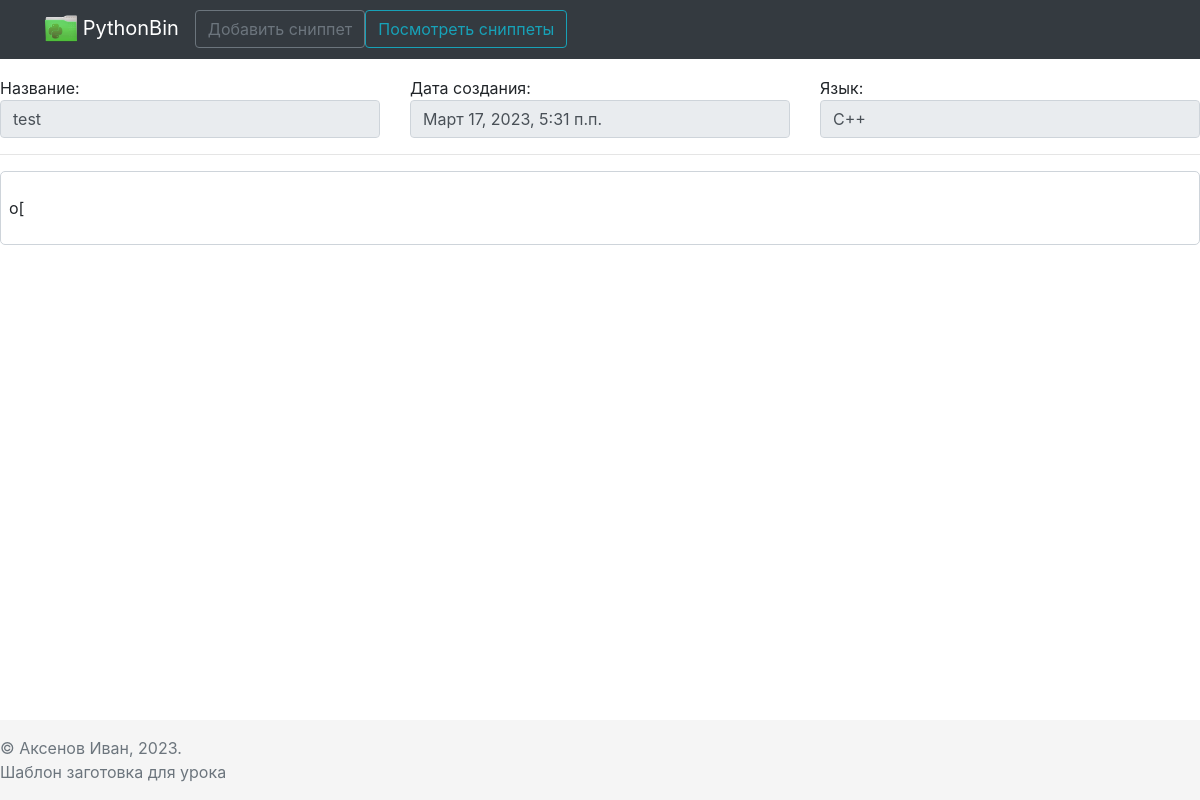
Before: /snippets/6/ with the older database file.
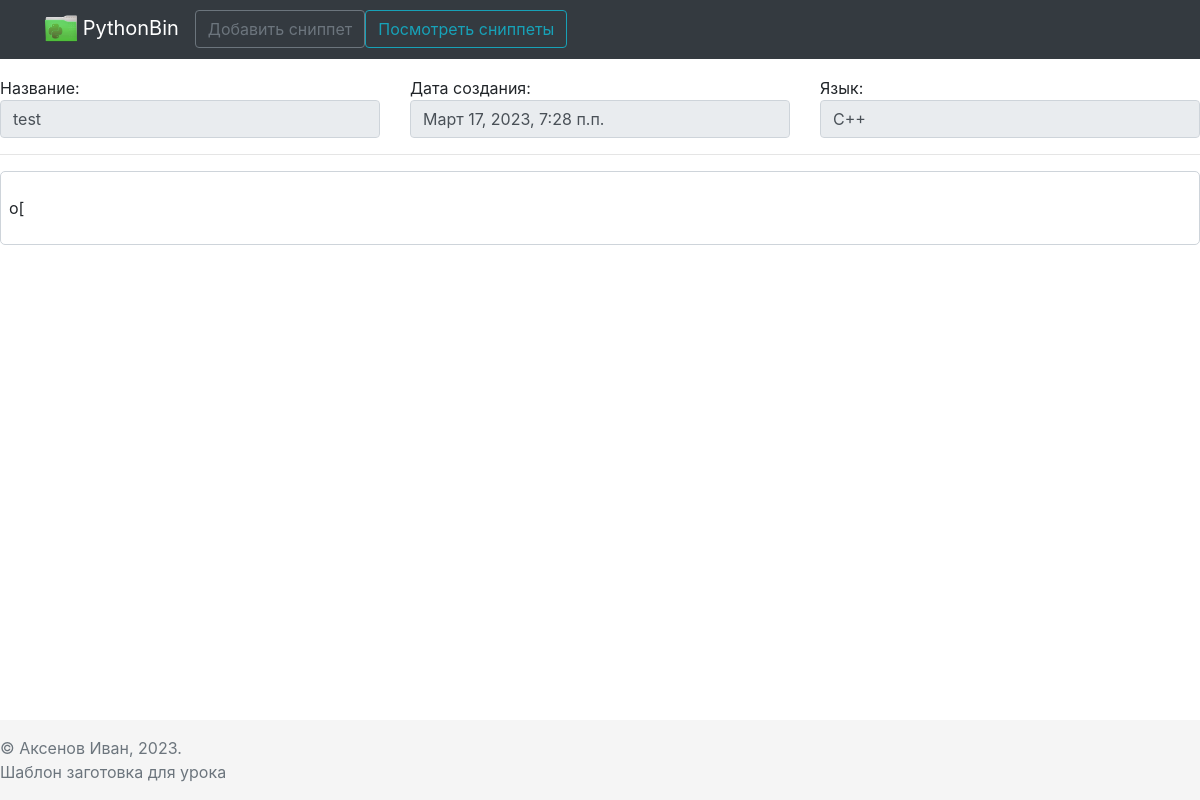
After: the same page with the newer database file.
### MainApp/models.py (models this page shows)
class Snippet(models.Model):
    name = models.CharField(max_length=100)
    language = models.CharField(max_length=30,choices=choices)
    code = models.TextField(max_length=500000)
    creation_date = models.DateTimeField(auto_now=True)
    public = models.BooleanField(default=True)
    author = models.IntegerField()

### MainApp/views.py (the view)
# urls.py: path('snippets/<int:id>/', views.view_snippet_page, name='view_snippets'),
def view_snippet_page(request, id):
    item = Snippet.objects.get(pk=id)
    if item.public==False:
        if request.user.is_authenticated:
                if item.author == request.user.id:
                    return render(request, 'view_snippet.html', context={'pagename':item.name,'snippet': item})
                else:
                    return redirect('profile_snippets')
        else:
            return redirect("signin")
    else:
        return render(request, 'view_snippet.html', context={'pagename': item.name, 'snippet': item})

### templates/view_snippet.html (shortened to what this page needs)
{% extends 'base.html' %}
{% block content %}
<fieldset disabled style="margin-top: 5%;">
        <div class="row">
            <div class="col col-4">
                Название: <input type="text" value="{{snippet.name}}" class="form-control">
            </div>
       <div class="col col-4">
           Дата создания:<input type="text" value="{{snippet.creation_date}}" class="form-control">
       </div>
       <div class="col col-4">
           Язык:<input type="text" value="{{snippet.language}}" class="form-control">
       </div>
    </div>
    <hr>
    <div class="row">
        <div class="col">
            <div class="p-2 h-100" style="border:1px solid #ced4da; border-radius:5px;">
                <p>
                    {{snippet.code|linebreaks}}
                </p>
            </div>
        </div>
    </div>
    </fieldset>
{% endblock %}

Changed rows visible on the page:
changed Snippet "test": creation_date "Март 17, 2023, 5:31 п.п." → "Март 17, 2023, 7:28 п.п."
